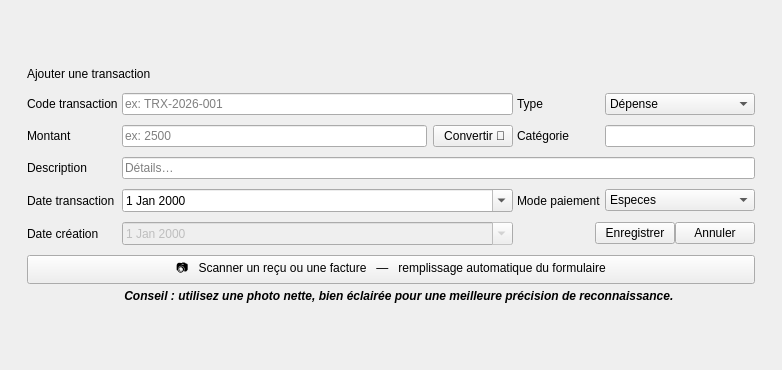
            <widget class="QWidget" name="ajouterF">
             <layout class="QGridLayout" name="gridLayout_2">
              <item row="0" column="0">
               <widget class="QFrame" name="OverlayFinance">
                <property name="frameShape">
                 <enum>QFrame::Shape::NoFrame</enum>
                </property>
                <layout class="QVBoxLayout" name="overlayFinanceLayout">
                 <property name="leftMargin">
                  <number>0</number>
                 </property>
                 <property name="topMargin">
                  <number>0</number>
                 </property>
                 <property name="rightMargin">
                  <number>0</number>
                 </property>
                 <property name="bottomMargin">
                  <number>0</number>
                 </property>
                 <item>
                  <spacer name="ovTop">
                   <property name="orientation">
                    <enum>Qt::Orientation::Vertical</enum>
                   </property>
                   <property name="sizeHint" stdset="0">
                    <size>
                     <width>20</width>
                     <height>40</height>
                    </size>
                   </property>
                  </spacer>
                 </item>
                 <item>
                  <widget class="QFrame" name="PopupFinanceCard">
                   <property name="minimumSize">
                    <size>
                     <width>760</width>
                     <height>260</height>
                    </size>
                   </property>
                   <property name="maximumSize">
                    <size>
                     <width>900</width>
                     <height>400</height>
                    </size>
                   </property>
                   <property name="frameShape">
                    <enum>QFrame::Shape::NoFrame</enum>
                   </property>
                   <layout class="QVBoxLayout" name="popupFinanceCardLayout">
                    <property name="spacing">
                     <number>12</number>
                    </property>
                    <property name="leftMargin">
                     <number>16</number>
                    </property>
                    <property name="topMargin">
                     <number>16</number>
                    </property>
                    <property name="rightMargin">
                     <number>16</number>
                    </property>
                    <property name="bottomMargin">
                     <number>16</number>
                    </property>
                    <item>
                     <widget class="QLabel" name="PopupTitleFinance">
                      <property name="text">
                       <string>Ajouter une transaction</string>
                      </property>
                     </widget>
                    </item>
                    <item>
                     <layout class="QGridLayout" name="popupFinanceGrid">
                      <property name="horizontalSpacing">
                       <number>4</number>
                      </property>
                      <property name="verticalSpacing">
                       <number>10</number>
                      </property>
                      <item row="1" column="0">
                       <widget class="QLabel" name="LblAmount">
                        <property name="text">
                         <string>Montant</string>
                        </property>
                       </widget>
                      </item>
                      <item row="3" column="3">
                       <widget class="QComboBox" name="FormPayMode">
                        <item>
                         <property name="text">
                          <string>Especes</string>
                         </property>
                        </item>
                        <item>
                         <property name="text">
                          <string>Cheque</string>
                         </property>
                        </item>
                        <item>
                         <property name="text">
                          <string>Virement</string>
                         </property>
                        </item>
                        <item>
                         <property name="text">
                          <string>Carte bancaire</string>
                         </property>
                        </item>
                        <item>
                         <property name="text">
                          <string>Facture</string>
                         </property>
                        </item>
                        <item>
                         <property name="text">
                          <string>Remboursement</string>
                         </property>
                        </item>
                       </widget>
                      </item>
                      <item row="1" column="2">
                       <widget class="QLabel" name="LblCat2">
                        <property name="text">
                         <string>Catégorie</string>
                        </property>
                       </widget>
                      </item>
                      <item row="0" column="0">
                       <widget class="QLabel" name="LblCode">
                        <property name="text">
                         <string>Code transaction</string>
                        </property>
                       </widget>
                      </item>
                      <item row="2" column="1" colspan="3">
                       <widget class="QLineEdit" name="FormDesc">
                        <property name="placeholderText">
                         <string>Détails…</string>
                        </property>
                       </widget>
                      </item>
                      <item row="3" column="1">
                       <widget class="QDateEdit" name="FormDate">
                        <property name="calendarPopup">
                         <bool>true</bool>
                        </property>
                       </widget>
                      </item>
                      <item row="2" column="0">
                       <widget class="QLabel" name="LblDesc">
                        <property name="text">
                         <string>Description</string>
                        </property>
                       </widget>
                      </item>
                      <item row="4" column="1">
                       <widget class="QDateEdit" name="FormCreatedAt">
                        <property name="enabled">
                         <bool>false</bool>
                        </property>
                        <property name="calendarPopup">
                         <bool>true</bool>
                        </property>
                       </widget>
                      </item>
                      <item row="3" column="0">
                       <widget class="QLabel" name="LblDate2">
                        <property name="text">
                         <string>Date transaction</string>
                        </property>
                       </widget>
                      </item>
                      <item row="0" column="3">
                       <widget class="QComboBox" name="FormType">
                        <item>
                         <property name="text">
                          <string>Dépense</string>
                         </property>
                        </item>
                        <item>
                         <property name="text">
                          <string>Revenu</string>
                         </property>
                        </item>
                       </widget>
                      </item>
                      <item row="4" column="2" colspan="2">
                       <layout class="QHBoxLayout" name="popupFinanceButtons">
                        <item>
                         <spacer name="pfSpacer">
                          <property name="orientation">
                           <enum>Qt::Orientation::Horizontal</enum>
                          </property>
                          <property name="sizeHint" stdset="0">
                           <size>
                            <width>40</width>
                            <height>20</height>
                           </size>
                          </property>
                         </spacer>
                        </item>
                        <item>
                         <widget class="QPushButton" name="BtnPopupSaveFinance">
                          <property name="text">
                           <string>Enregistrer</string>
                          </property>
                         </widget>
                        </item>
                        <item>
                         <widget class="QPushButton" name="BtnPopupCancelFinance">
                          <property name="text">
                           <string>Annuler</string>
                          </property>
                         </widget>
                        </item>
                       </layout>
                      </item>
                      <item row="0" column="2">
                       <widget class="QLabel" name="LblFType">
                        <property name="text">
                         <string>Type</string>
                        </property>
                       </widget>
                      </item>
                      <item row="4" column="0">
                       <widget class="QLabel" name="LblCreated">
                        <property name="text">
                         <string>Date création</string>
                        </property>
                       </widget>
                      </item>
                      <item row="0" column="1">
                       <widget class="QLineEdit" name="FormCode">
                        <property name="placeholderText">
                         <string>ex: TRX-2026-001</string>
                        </property>
                       </widget>
                      </item>
                      <item row="3" column="2">
                       <widget class="QLabel" name="LblPay">
                        <property name="text">
                         <string>Mode paiement</string>
                        </property>
                       </widget>
                      </item>
                      <item row="1" column="1">
                       <layout class="QHBoxLayout" name="layoutAmountRow">
                        <property name="spacing">
                         <number>6</number>
                        </property>
                        <item>
                         <widget class="QLineEdit" name="FormAmount">
                          <property name="placeholderText">
                           <string>ex: 2500</string>
                          </property>
                         </widget>
                        </item>
                        <item>
                         <widget class="QPushButton" name="BtnConvertCurrency">
                          <property name="minimumSize">
                           <size>
                            <width>0</width>
                            <height>0</height>
                           </size>
                          </property>
                          <property name="maximumSize">
                           <size>
                            <width>160</width>
                            <height>30</height>
                           </size>
                          </property>
                          <property name="cursor">
                           <cursorShape>PointingHandCursor</cursorShape>
                          </property>
                          <property name="toolTip">
                           <string>Convertir EUR / USD / GBP → DT en temps réel</string>
                          </property>
                          <property name="text">
                           <string> Convertir 💱</string>
                          </property>
                         </widget>
                        </item>
                       </layout>
                      </item>
                      <item row="1" column="3">
                       <widget class="QLineEdit" name="FormCategory">
                        <property name="maximumSize">
                         <size>
                          <width>150</width>
                          <height>16777215</height>
                         </size>
                        </property>
                        <property name="placeholderText">
                         <string/>
                        </property>
                       </widget>
                      </item>
                      <item row="5" column="0" colspan="4">
                       <layout class="QVBoxLayout" name="layoutOcrSection">
                        <property name="spacing">
                         <number>5</number>
                        </property>
                        <item>
                         <widget class="QPushButton" name="BtnOcrReceipt">
                          <property name="cursor">
                           <cursorShape>PointingHandCursor</cursorShape>
                          </property>
                          <property name="toolTip">
                           <string>Importez une image de reçu : montant, date et catégorie extraits automatiquement</string>
                          </property>
                          <property name="text">
                           <string>📷   Scanner un reçu ou une facture   —   remplissage automatique du formulaire</string>
                          </property>
                         </widget>
                        </item>
                        <item>
                         <widget class="QLabel" name="LblOcrHint">
                          <property name="font">
                           <font>
                            <italic>true</italic>
                            <bold>true</bold>
                           </font>
                          </property>
                          <property name="text">
                           <string>💡  Conseil : utilisez une photo nette, bien éclairée pour une meilleure précision de reconnaissance.</string>
                          </property>
                          <property name="alignment">
                           <set>Qt::AlignmentFlag::AlignCenter</set>
                          </property>
                          <property name="wordWrap">
                           <bool>true</bool>
                          </property>
                         </widget>
                        </item>
                       </layout>
                      </item>
                     </layout>
                    </item>
                   </layout>
                  </widget>
                 </item>
                 <item>
                  <spacer name="ovBottom">
                   <property name="orientation">
                    <enum>Qt::Orientation::Vertical</enum>
                   </property>
                   <property name="sizeHint" stdset="0">
                    <size>
                     <width>20</width>
                     <height>40</height>
                    </size>
                   </property>
                  </spacer>
                 </item>
                </layout>
               </widget>
              </item>
             </layout>
            </widget>
